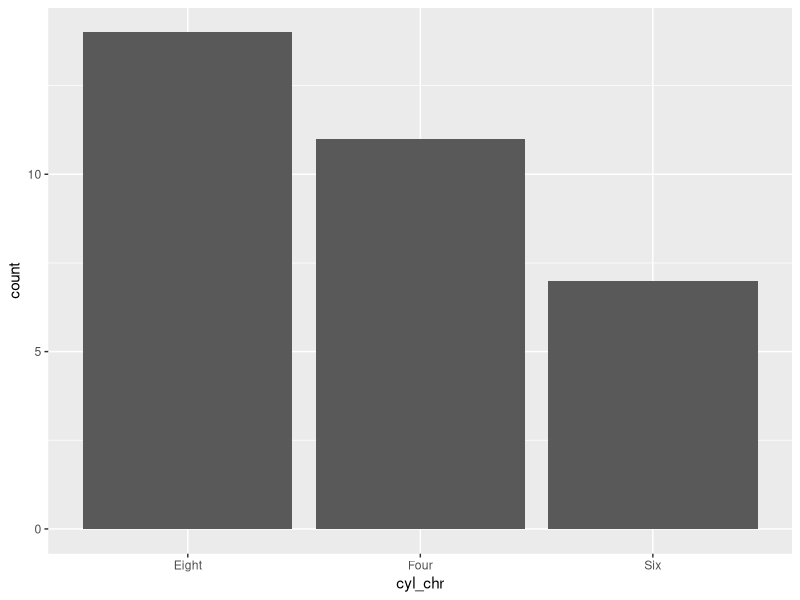
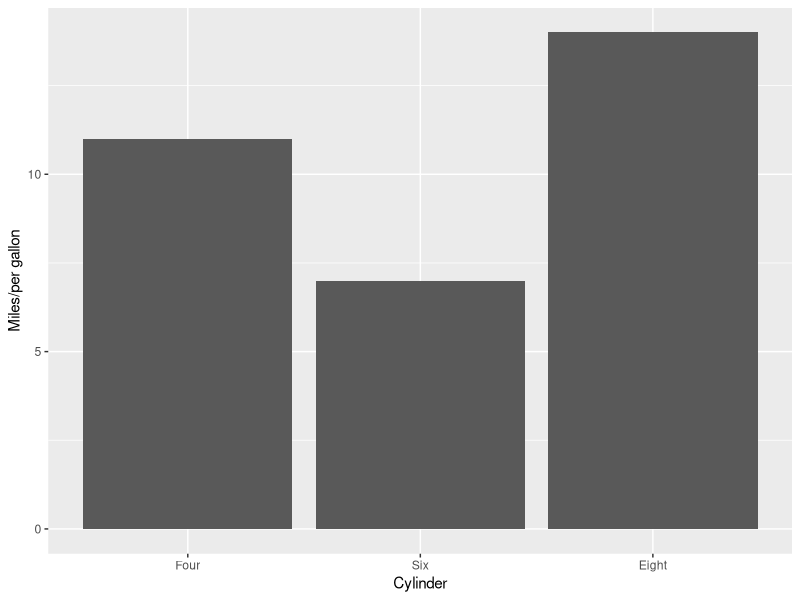
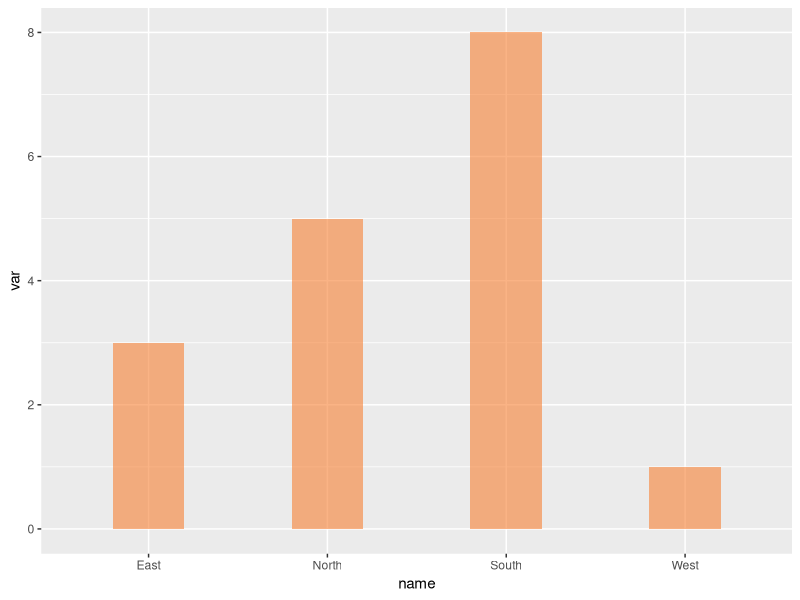
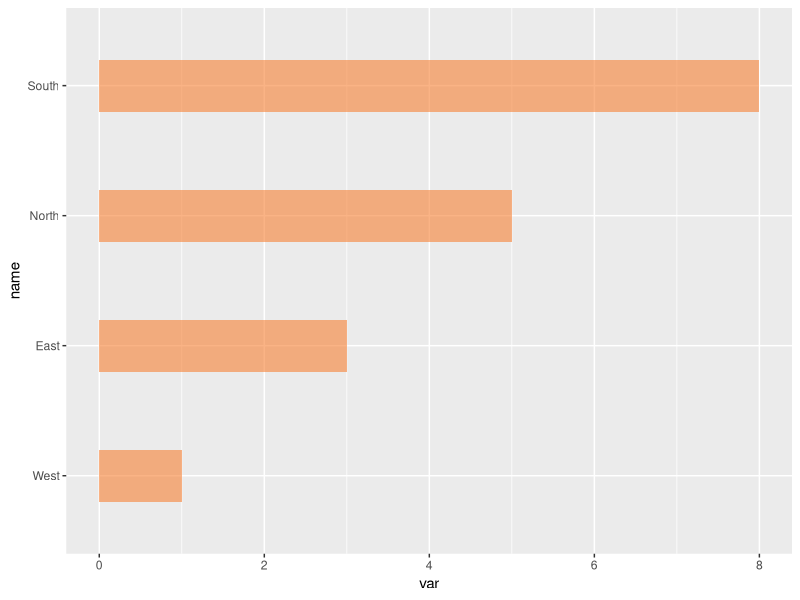
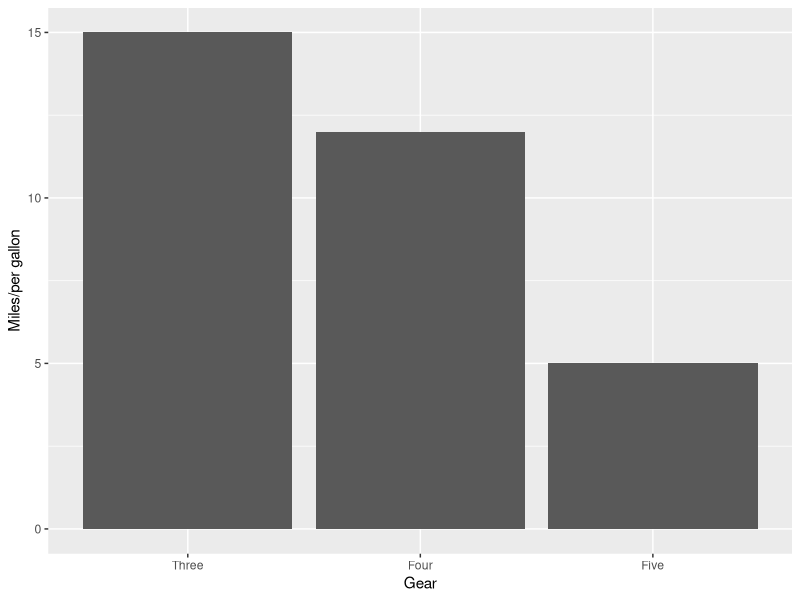
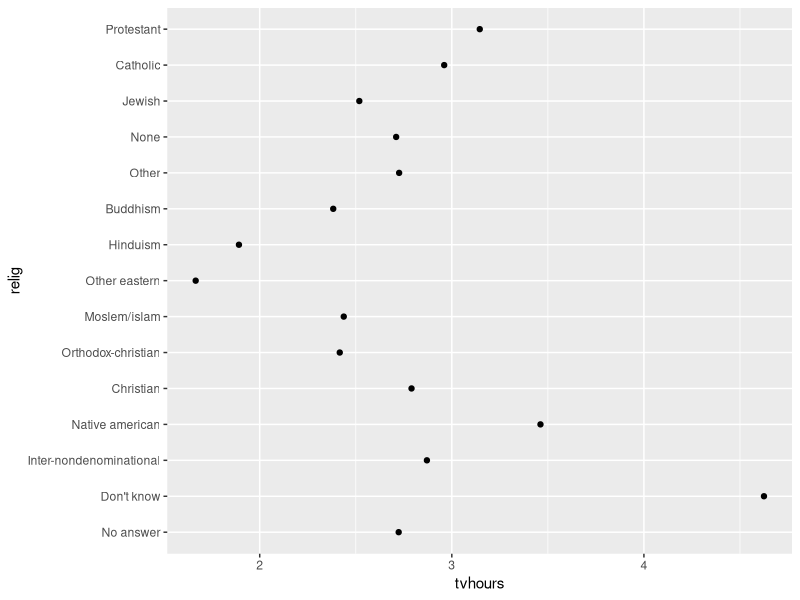
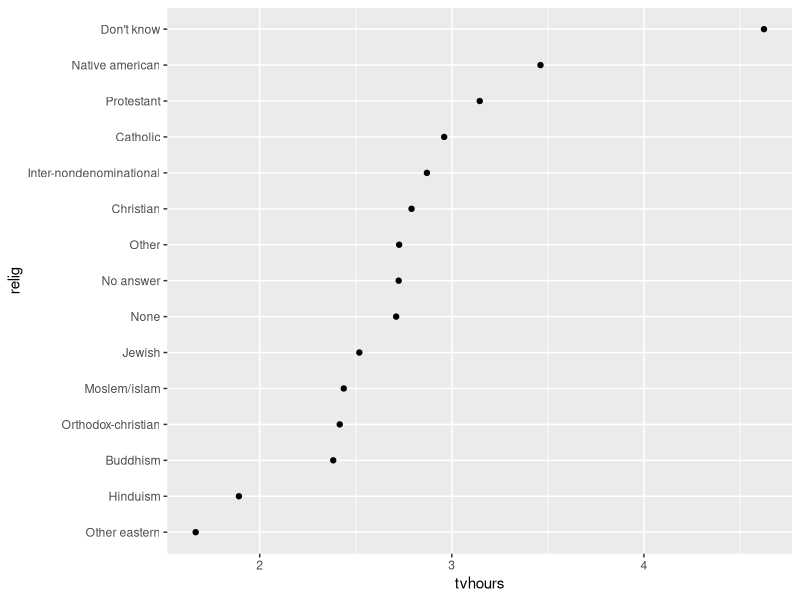
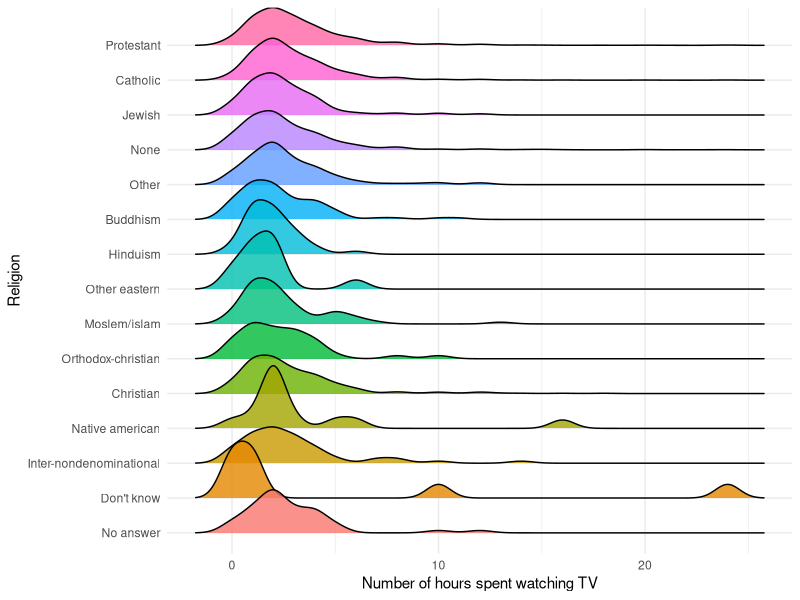

Source code (R) for these figures, in order:
## ---- chunk 1
knitr::opts_chunk$set(echo = TRUE, eval=TRUE)
## ---- chunk 2
library(tidyverse)

## Check whether "forcats" is listed among the loaded packages.
## Alternatively, you could load "forcats" (and "ggplot2") separately:
# install.packages("forcats")
# library(forcats)
# library(ggplot2)
## ---- chunk 3
x <- c(5,12, 13,12)
x

# Convert the vector to a factor:
xf <- factor(x)
xf
## ---- chunk 4
str(xf)
unclass(xf)
## ---- chunk 5
y <- c("D", "R", "R", "I", "R", "I", "D", "I")
y
str(y)
## ---- chunk 6
fy <- factor(y)
fy
unclass(fy)
## ---- chunk 7
months_vector <- c("Dec", "Apr", "Jan", "Mar")

# Try to sort using the `sort` function
sort(months_vector)
## ---- chunk 8
month_levels <- c("Jan", "Feb", "Mar", "Apr", "May", "Jun",
                  "Jul", "Aug", "Sep", "Oct", "Nov", "Dec")
## ---- chunk 9
months_factor <- factor(months_vector, levels = month_levels)
## ---- chunk 10
sort(months_factor)
## ---- chunk 11
data(mtcars)

names(mtcars)
dim(mtcars)
str(mtcars)
## ---- chunk 12
Data <- mtcars %>%
  select("mpg", "cyl", "disp", "hp", "wt")
## ---- chunk 13
Data <- Data %>%
  mutate(cyl_chr = recode(cyl,`4` = "Four", `6` = "Six", `8` = "Eight"))

head(Data)
## ---- chunk 14
Data %>%
  ggplot(aes(x = cyl_chr)) +
  geom_bar() 
## ---- chunk 15
Data %>%
  mutate(cyl_chr = fct_relevel(cyl_chr, "Four", "Six", "Eight")) %>%
  ggplot(aes(x = cyl_chr)) +
  geom_bar() +
  labs(x = "Cylinder", y = "Miles/per gallon")
## ---- chunk 16
Data_a <- data.frame(name = c("North", "South", "East", "West"),
                     var = sample(seq(1, 10), 4))
## ---- chunk 17
Data_a %>%
  ggplot(aes(x = name, y = var)) +
  geom_bar(stat = "identity", fill = "#f68034", alpha = 0.6, width = 0.4) 
## ---- chunk 18
Data_a %>%
  mutate(name = fct_reorder(name, var)) %>%
  ggplot(aes(x = name, y = var)) +
  geom_bar(stat = "identity", fill = "#f68034", alpha = 0.6, width = 0.4) +
  coord_flip() 
## ---- chunk 19
data("mtcars")
## ---- chunk 20
gear_df <- mtcars %>%
  mutate(gear_chr = recode(gear,
                         `3`= "Three",
                         `4` ="Four",
                         `5`= "Five"))

head(gear_df)
## ---- chunk 21
gear_df %>%
  mutate(gear_fct = fct_relevel(gear_chr, "Three", "Four", "Five")) %>%
  ggplot(aes(x = gear_fct)) +
  geom_bar() +
  labs(x = "Gear", y = "Miles/per gallon")
## ---- chunk 22
forcats::gss_cat
## ---- chunk 23
relig <- gss_cat %>%
	group_by(relig) %>%
	summarize(tvhours = mean(tvhours, na.rm = TRUE))

ggplot(relig, aes(tvhours, relig)) +
  geom_point()
## ---- chunk 24
relig <- gss_cat %>%
	group_by(relig) %>%
	summarize(tvhours = mean(tvhours, na.rm = TRUE))

relig %>%
  mutate(relig = fct_reorder(relig, tvhours)) %>%
  ggplot(aes(tvhours, relig)) +
  geom_point()
## ---- chunk 25
library(ggridges)

ggplot(gss_cat, aes(x = tvhours, y = relig, fill = relig)) +
  geom_density_ridges(alpha = 0.8) +
  labs(x = 'Number of hours spent watching TV', y = 'Religion') +
  guides(fill = FALSE) +
  theme_minimal()
